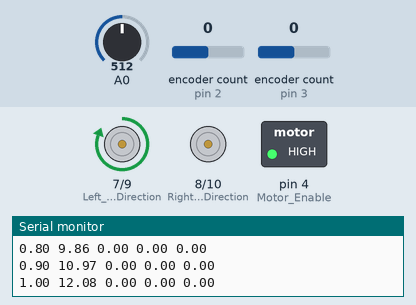
The sketch below on a simulated Arduino Uno, built with avr-gcc and run on an emulated ATmega328P. Shown: direction and speed pins drawn as motors (green arrow = direction pin HIGH = forward, orange = LOW = backward, longer = more drive), switched loads named in the sketch (green lamp = pin HIGH), the last lines printed to the serial monitor. The inputs (shaded band) are chosen by the test bench; at power-on: encoder count (sensors on pin 3, pin 2) 0, A0 = 512.

Above: at 1.2 s.
1.3 s: encoder count (sensor on pin 3) set to 1
At 1.9 s:
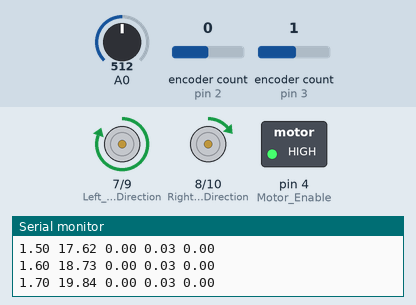
2.8 s: encoder count (sensor on pin 3) set to 0
At 3.3 s:
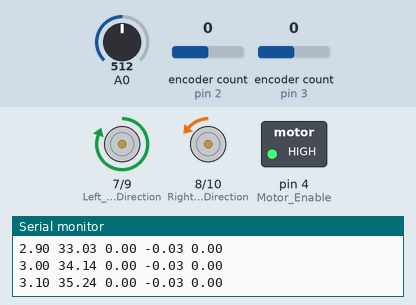
Timing chart, 0 to 5.8 s (numbered marks = the images above; inputs shaded):
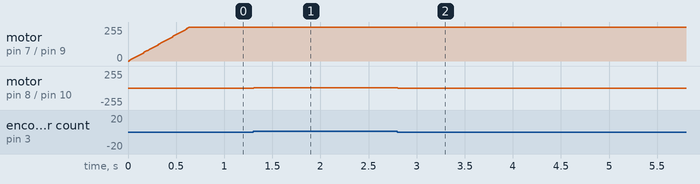

The sketch:

assignment_2_2_a.ino
```cpp
#include <Encoder.h>

// File Name: assignment_2_2_a.ino
// Author: Luca Ciancanelli
// EENG350 - Section B
//
// Description:
// This arduino script is used to implement a proportional
// controller for both motors of a SEED lab robot. Desired
// motor speed can be set for both motors in rad/s. Time,
// voltage, and velocity for both motors is printed to
// the console.

// Function declarations
void console_print(long current_time);
void left_motor_p();
void right_motor_p();

float calc_motor_vel(long curr_enc_pos, long prev_enc_pos);
float read_battery_voltage();

// Constants
// Pin designators
const int Left_Motor_A_Input = 2;
const int Right_Motor_A_Input = 3;
const int Left_Motor_B_Input = 5;
const int Right_Motor_B_Input = 6;
const int Motor_Enable = 4;
const int Left_Motor_Direction = 7;
const int Right_Motor_Direction = 8;
const int Left_Motor_Speed = 9;
const int Right_Motor_Speed = 10;

// Refresh intervals (ms)
const int console_refresh_interval = 100;
const int velocity_refresh_interval = 10;
const int p_refresh_interval = 10;

// Motor control parameters
const float Kp = 10;

// Motor desired speed (rad/s)
const float left_motor_desired_speed = 3;
const float right_motor_desired_speed = 0;

// Global variables
// Scheduler time tracker
long console_prev_time = 0;
long vel_prev_time = 0;
long p_prev_time = 0;

// Encoder rotation counter
long left_turn_count = 0;
long right_turn_count = 0;

// Velocity variables
float left_motor_vel = 0;
float right_motor_vel = 0;
long left_prev_pos = 0;
long right_prev_pos = 0;

// Motor states
int left_motor_pwm = 0;
int right_motor_pwm = 0;
int left_motor_dir = 0;
int right_motor_dir = 0;

// Encoder objects
Encoder left_encoder(Left_Motor_A_Input, Left_Motor_B_Input);
Encoder right_encoder(Right_Motor_A_Input, Right_Motor_B_Input);

void setup() {
  // Initialize COM port at 115200 baud
  Serial.begin(115200);

  // Set motor control pins as outputs
  pinMode(Motor_Enable, OUTPUT);
  pinMode(Left_Motor_Speed, OUTPUT);
  pinMode(Right_Motor_Speed, OUTPUT);
  pinMode(Left_Motor_Direction, OUTPUT);
  pinMode(Right_Motor_Direction, OUTPUT);

  // Enable motor driver
  digitalWrite(Motor_Enable, HIGH);
}

void loop() {
  // Update current time
  long current_time = millis();

  // Update motor velocity
  if(current_time > (vel_prev_time + velocity_refresh_interval))
  {
    // Read current encoder positions
    long left_curr_pos = left_encoder.read();
    long right_curr_pos = right_encoder.read();

    // Calculate velocities
    left_motor_vel = calc_motor_vel(left_curr_pos, left_prev_pos);
    right_motor_vel = -calc_motor_vel(right_curr_pos, right_prev_pos);

    // Update tracking variables
    left_prev_pos = left_curr_pos;
    right_prev_pos = right_curr_pos;
    vel_prev_time = current_time;
  }

  // Update proportional controller
  if(current_time >= (p_prev_time + p_refresh_interval))
  {
    // Run proportional controllers
    left_motor_p();
    right_motor_p();

    // Update tracking variables
    p_prev_time = current_time;
  }

  // Print variables to console
  if(current_time >= (console_prev_time + console_refresh_interval))
  {
    // Run console print
    console_print(current_time);

    // Update tracking variables
    console_prev_time = current_time;
  }
}

void console_print(long current_time)
{
  // Print current runtime (s)
  Serial.print(float(console_prev_time) / 1000);

  // Print voltage applied to left motor
  Serial.print(" ");
  Serial.print(read_battery_voltage() * (float(left_motor_pwm) / 255));

  // Print left motor velocity
  Serial.print(" ");
  Serial.print(left_motor_vel);

  // Print voltage applied to right motor
  Serial.print(" ");
  Serial.print(read_battery_voltage() * (float(right_motor_pwm) / 255));

  // Print left motor velocity
  Serial.print(" ");
  Serial.println(right_motor_vel);
}

void left_motor_p()
{
  // Calculate error, voltage, and pwm
  float speed_error = left_motor_desired_speed - left_motor_vel;
  float voltage = Kp * speed_error;
  int pwm = float(voltage / read_battery_voltage());

  // Add pwm to current pwm
  left_motor_pwm += pwm;

  // Write motor speed and direction to motor controller
  if(left_motor_pwm > 0)
  {
    digitalWrite(Left_Motor_Direction,1);
    analogWrite(Left_Motor_Speed, min(255,abs(left_motor_pwm)));
  }
  else
  {
    digitalWrite(Left_Motor_Direction,0);
    analogWrite(Left_Motor_Speed, min(255,abs(left_motor_pwm)));
  }
}

void right_motor_p()
{
  // Calculate error, voltage, and pwm
  float speed_error = right_motor_desired_speed - right_motor_vel;
  float voltage = Kp * speed_error;
  int pwm = float(voltage / read_battery_voltage());

  // Add pwm to current pwm
  right_motor_pwm += pwm;

  // Write motor speed and direction to motor controller
  if(right_motor_pwm > 0)
  {
    digitalWrite(Right_Motor_Direction,1);
    analogWrite(Right_Motor_Speed, min(255,abs(right_motor_pwm)));
  }
  else
  {
    digitalWrite(Right_Motor_Direction,0);
    analogWrite(Right_Motor_Speed, min(255,abs(right_motor_pwm)));
  }
}

float read_battery_voltage()
{
  // Return voltage on ADC 0 times a conversion factor
  return float(analogRead(0)) * 0.0138;
}

float calc_motor_vel(long curr_enc_pos, long prev_enc_pos)
{
  // Return mid point velocity estimation - (conversion factor) * (change in postion) * (time elapsed)
  return ((2 * 3.1415) / 3200) * (curr_enc_pos - prev_enc_pos) / (float(velocity_refresh_interval) / 1000);
}
```

Measured:
- after the input at 1.3 s, motor on pin 8 (Right_Motor_Direction) / pin 10 (Right_Motor_Speed): stopped → forward 1/255 at once
- after the input at 2.8 s, motor on pin 8 (Right_Motor_Direction) / pin 10 (Right_Motor_Speed): forward 1/255 → backward 1/255 at once
